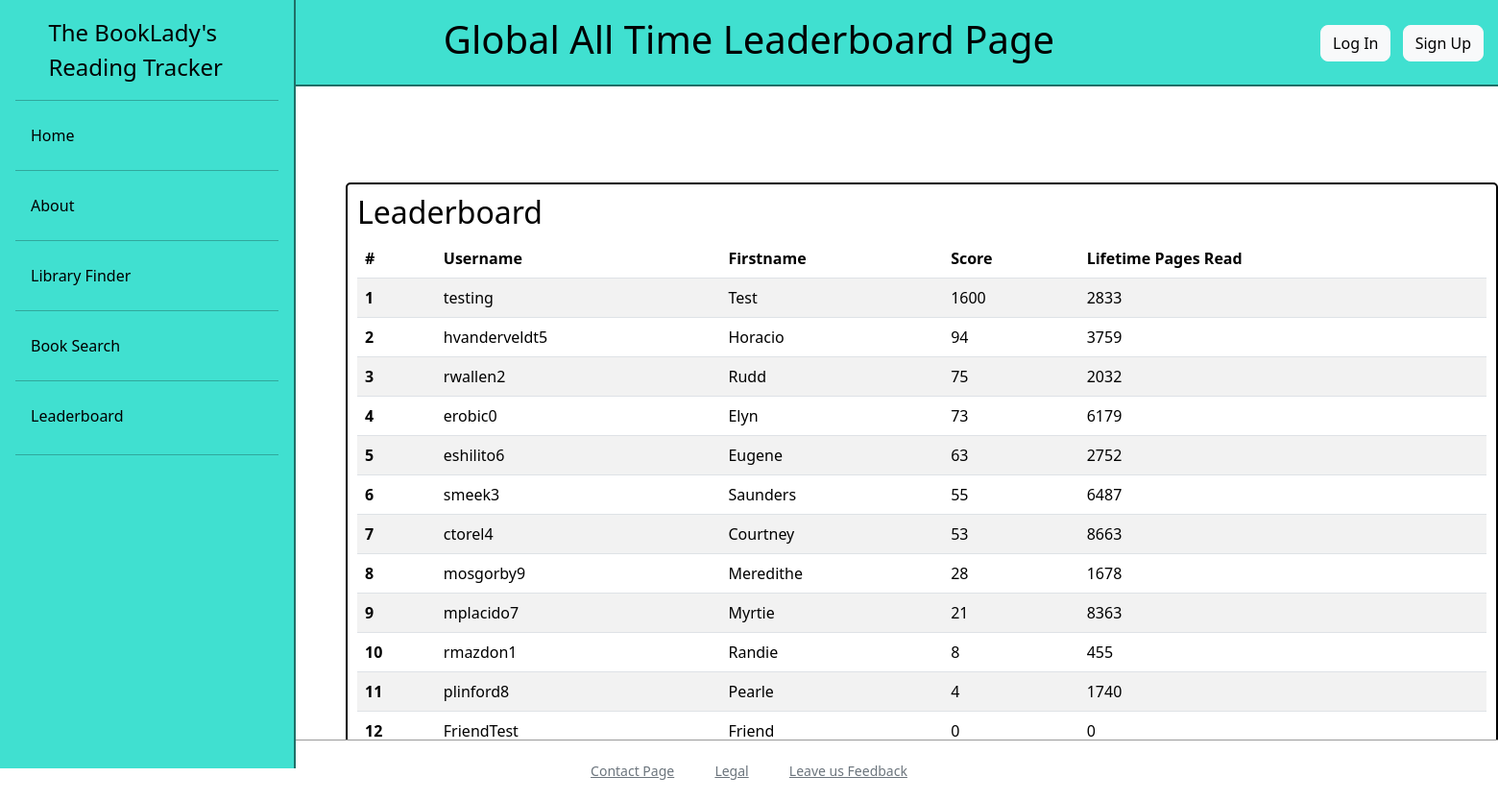
Screenshot of /leaderboard/global/all-time with the database file from the repository.
### general/models.py (models this page shows, shortened)
class CustomUser(AbstractUser):  # Extend django User model https://docs.djangoproject.com/en/5.0/topics/auth/default/
    objects = CustomUserManager()
    score = models.PositiveIntegerField(default = 0) #Assumes score should never go under 0
    lifetime_pages_read = models.IntegerField(default = 0)
    lifetime_books_read = models.IntegerField(default = 0)
    friend_code = models.IntegerField(default = generate_unique_code, unique = True)
    friends_list = models.ManyToManyField("self", through="FriendsList", blank=True)
    badges=models.ManyToManyField(Badge, blank=True)
    last_login = models.DateTimeField(null=True, blank=True)

### leaderboards/views.py (the view)
# urls.py: path('global/all-time', views.GlobalLeaderboardAlltime, name = 'global_alltime'),
def GlobalLeaderboardAlltime(request :HttpRequest):
    user_list = CustomUser.objects.all().order_by("-score") #-score orders by score in DESC order
    paginator = Paginator(user_list, 100)
    page_num = request.GET.get("page")
    page_obj = paginator.get_page(page_num)
    context = {
        'page_obj': page_obj,
    }
    return render(request, 'leaderboards/globalLeaderboardAlltime.html', context)

### leaderboards/templates/leaderboards/globalLeaderboardAlltime.html (shortened to what this page needs)
{% extends 'base.html' %}
    {% block page_title %}Global All Time Leaderboard Page{% endblock %}
    {% block content %}
        <div class="tables container">
            <h2> Leaderboard </h2>
            <table class="table table-striped">
                <thead>
                    <tr>
                        <th scope="col">#</th>
                        <th scope="col">Username</th>
                        <th scope="col">Firstname</th>
                        <th scope="col">Score</th>
                        <th scope="col">Lifetime Pages Read</th>
                    </tr>
                </thead>
                <tbody>
                    {% for user in page_obj %}
                    <tr id="{{ user.id }}">
                        <th scope="row">{{ forloop.counter0|add:page_obj.start_index }}</th>
                        <td>{{ user.username }}</td>
                        <td>{{ user.first_name }}</td>
                        <td>{{ user.score }}</td>
                        <td>{{ user.lifetime_pages_read}}</td>
                    </tr>
                    {% endfor %}
                </tbody>
            </table>
            {% include 'page_navigator.html' %}
        </div>
    {% endblock %}

### rows the page displays
CustomUser: username "testing", first_name "Test", score "1600", lifetime_pages_read "2833"
CustomUser: username "hvanderveldt5", first_name "Horacio", score "94", lifetime_pages_read "3759"
CustomUser: username "rwallen2", first_name "Rudd", score "75", lifetime_pages_read "2032"
CustomUser: username "erobic0", first_name "Elyn", score "73", lifetime_pages_read "6179"
CustomUser: username "eshilito6", first_name "Eugene", score "63", lifetime_pages_read "2752"
CustomUser: username "smeek3", first_name "Saunders", score "55", lifetime_pages_read "6487"
CustomUser: username "ctorel4", first_name "Courtney", score "53", lifetime_pages_read "8663"
CustomUser: username "mosgorby9", first_name "Meredithe", score "28", lifetime_pages_read "1678"
CustomUser: username "mplacido7", first_name "Myrtie", score "21", lifetime_pages_read "8363"
CustomUser: username "rmazdon1", first_name "Randie", score "8", lifetime_pages_read "455"
CustomUser: username "plinford8", first_name "Pearle", score "4", lifetime_pages_read "1740"
CustomUser: username "FriendTest", first_name "Friend", score "0", lifetime_pages_read "0"
